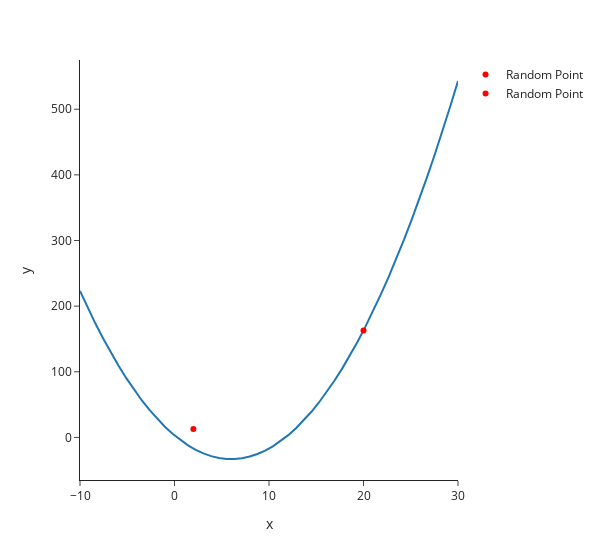

This figure's notebook cell:
### Markdown cell above
To see possible functions in a module, you can use tab to autocomplete. Check out what happens when you hit tab in the cell below.

### Code cell
px.line_3d(x=xs, y=ys, width=600, template='simple_white')
fig.add_trace(go.Scatter(x=[2], y=[13], mode='markers', marker=dict(color='red'), name='Random Point'))

### Figure 1 — Plotly figure (JSON) as saved in the notebook; plotly's stock layout.template omitted (floating-point values rounded to 4 significant figures)
{"data": [{"hovertemplate": "x=%{x}<br>y=%{y}<extra></extra>", "legendgroup": "", "line": {"color": "#1F77B4", "dash": "solid"}, "marker": {"symbol": "circle"}, "mode": "lines", "name": "", "orientation": "v", "showlegend": false, "type": "scatter", "x": [-10, -9.184, -8.367, -7.551, -6.735, -5.918, -5.102, -4.286, -3.469, -2.653, -1.837, -1.02, -0.2041, 0.6122, 1.429, 2.245, 3.061, 3.878, 4.694, 5.51, 6.327, 7.143, 7.959, 8.776, 9.592, 10.41, 11.22, 12.04, 12.86, 13.67, 14.49, 15.31, 16.12, 16.94, 17.76, 18.57, 19.39, 20.2, 21.02, 21.84, 22.65, 23.47, 24.29, 25.1, 25.92, 26.73, 27.55, 28.37, 29.18, 30], "xaxis": "x", "y": [223, 197.5, 173.4, 150.6, 129.2, 109.0, 90.26, 72.8, 56.67, 41.88, 28.41, 16.29, 5.491, -3.972, -12.1, -18.9, -24.36, -28.5, -31.29, -32.76, -32.89, -31.69, -29.16, -25.3, -20.1, -13.57, -5.705, 3.491, 14.02, 25.88, 39.08, 53.6, 69.46, 86.66, 105.2, 125.0, 146.2, 168.8, 192.6, 217.8, 244.3, 272.2, 301.4, 331.9, 363.7, 396.9, 431.4, 467.3, 504.5, 543], "yaxis": "y"}, {"marker": {"color": "red"}, "mode": "markers", "name": "Random Point", "type": "scatter", "x": [20], "y": [163]}, {"marker": {"color": "red"}, "mode": "markers", "name": "Random Point", "type": "scatter", "x": [2], "y": [13]}], "layout": {"legend": {"tracegroupgap": 0}, "margin": {"t": 60}, "width": 600, "xaxis": {"anchor": "y", "domain": [0, 1], "title": {"text": "x"}}, "yaxis": {"anchor": "x", "domain": [0, 1], "title": {"text": "y"}}}}
